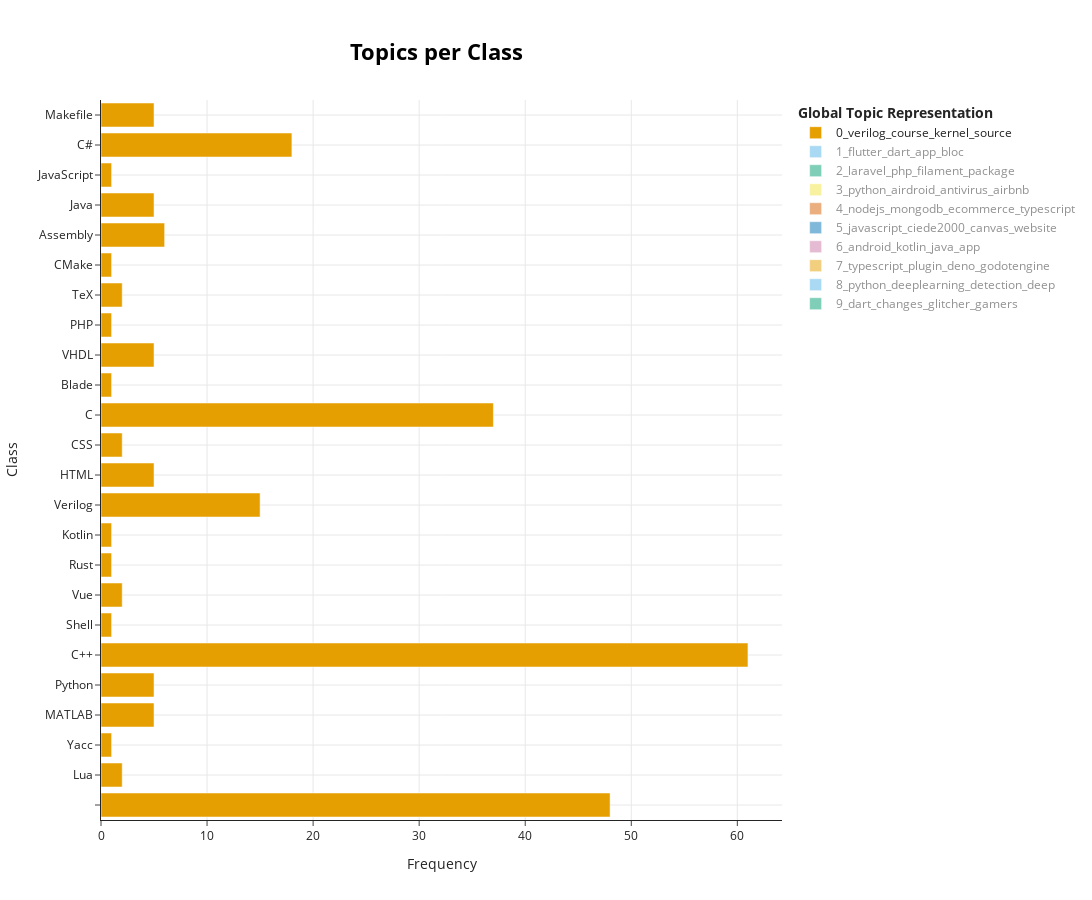

The notebook cell this image was saved under:
### Code cell
topics_per_lang = topic_model2.topics_per_class(docs, classes=language_classes)
topic_model2.visualize_topics_per_class(topics_per_lang)

### Figure 1 — Plotly figure (JSON) as saved in the notebook; plotly's stock layout.template omitted (floating-point values rounded to 4 significant figures)
{"data": [{"hoverinfo": "text", "hovertext": ["<b>Topic 0</b><br>Words: list, resources, computer, awesome, science", "<b>Topic 0</b><br>Words: hyprland, state, lua, hyprlandconfig, dynamicdata", "<b>Topic 0</b><br>Words: yacc, programminglanguage, less, lex, compiler", "<b>Topic 0</b><br>Words: matlab, communication, modulation, demodulation, gramschmidt", "<b>Topic 0</b><br>Words: vehicle, water, smart, agriculture, igcse", "<b>Topic 0</b><br>Words: structures, cpp, algorithms, course, data", "<b>Topic 0</b><br>Words: v13, hyperledger, fabric, course, blockchain", "<b>Topic 0</b><br>Words: vue, quizzes, hackathonproject, cmp2022, threejsexample", "<b>Topic 0</b><br>Words: utiliy, connections, stored, wifi, show", "<b>Topic 0</b><br>Words: qr, scanner, decrypt, kotlinbased, parse", "<b>Topic 0</b><br>Words: verilog, encryption, fpga, aes256, aes192", "<b>Topic 0</b><br>Words: higher, gem, awesome, html, competitive", "<b>Topic 0</b><br>Words: onlinelearning, day, cv, students, dotnet8", "<b>Topic 0</b><br>Words: kernel, xiaomi, source, gaming, lawrun", "<b>Topic 0</b><br>Words: blade, college, engineering, software, repository", "<b>Topic 0</b><br>Words: vhdl, processor, assembler, 5stage, 32bit", "<b>Topic 0</b><br>Words: privileges, activated, bunny, oversight, teacherprovided", "<b>Topic 0</b><br>Words: vlsi, tex, latex, dmet901, vlsiphysicaldesign", "<b>Topic 0</b><br>Words: cmake, ros, field, robotics, people", "<b>Topic 0</b><br>Words: assembly, 8086, blobbyvolley, learned, assembly8086", "<b>Topic 0</b><br>Words: quarkus, temporal, java, scheduling, fcfsscheduling", "<b>Topic 0</b><br>Words: administrative, students, calculationselc, empowering, reducing", "<b>Topic 0</b><br>Words: csharp, algebra, cefsharp, browser, createbrowser", "<b>Topic 0</b><br>Words: makefile, 1sheeld, board, firmware, updates"], "marker": {"color": "#E69F00"}, "name": "0_verilog_course_kernel_source", "orientation": "h", "type": "bar", "visible": true, "x": [48, 2, 1, 5, 5, 61, 1, 2, 1, 1, 15, 5, 2, 37, 1, 5, 1, 2, 1, 6, 5, 1, 18, 5], "y": ["", "Lua", "Yacc", "MATLAB", "Python", "C++", "Shell", "Vue", "Rust", "Kotlin", "Verilog", "HTML", "CSS", "C", "Blade", "VHDL", "PHP", "TeX", "CMake", "Assembly", "Java", "JavaScript", "C#", "Makefile"]}, {"hoverinfo": "text", "hovertext": ["<b>Topic 1</b><br>Words: academies, yearbook, june, revolutionizing, walk", "<b>Topic 1</b><br>Words: chatgpt, flutter, app, dart, bloc", "<b>Topic 1</b><br>Words: reminders, firebaseauth, flutter, share, dart", "<b>Topic 1</b><br>Words: flutter, dart, app, bloc, firebase", "<b>Topic 1</b><br>Words: maps, android, firebase, listview, cardview"], "marker": {"color": "#56B4E9"}, "name": "1_flutter_dart_app_bloc", "orientation": "h", "type": "bar", "visible": "legendonly", "x": [2, 1, 2, 77, 3], "y": ["", "C++", "Kotlin", "Dart", "Java"]}, {"hoverinfo": "text", "hovertext": ["<b>Topic 2</b><br>Words: mod, jokers, balatro, adds, lua", "<b>Topic 2</b><br>Words: laravelartisan, cool, beautiful, kids, vue", "<b>Topic 2</b><br>Words: resource, human, laravel, based, management", "<b>Topic 2</b><br>Words: laravel, frontend, php, draganddrop, laravelcmsfrontendbuilder", "<b>Topic 2</b><br>Words: laravel, authorization, multi, blade, jquery", "<b>Topic 2</b><br>Words: laravel, php, filament, package, admin", "<b>Topic 2</b><br>Words: laravel, gym, php, manager, admin"], "marker": {"color": "#009E73"}, "name": "2_laravel_php_filament_package", "orientation": "h", "type": "bar", "visible": "legendonly", "x": [1, 1, 1, 1, 2, 47, 4], "y": ["Lua", "Vue", "HTML", "CSS", "Blade", "PHP", "JavaScript"]}, {"hoverinfo": "text", "hovertext": ["<b>Topic 3</b><br>Words: python, airdroid, antivirus, airbnb, windows"], "marker": {"color": "#F0E442"}, "name": "3_python_airdroid_antivirus_airbnb", "orientation": "h", "type": "bar", "visible": "legendonly", "x": [55], "y": ["Python"]}, {"hoverinfo": "text", "hovertext": ["<b>Topic 4</b><br>Words: cartoview, gis, geonode, sdi, geospatial", "<b>Topic 4</b><br>Words: travelers, ejs, know, place, want", "<b>Topic 4</b><br>Words: distributed, go, file, database, system", "<b>Topic 4</b><br>Words: ecommerce, plants, html, userfriendly, platform", "<b>Topic 4</b><br>Words: holochain, basic, crm, angular7, handlebars", "<b>Topic 4</b><br>Words: continuous, sharing, blade, visual, content", "<b>Topic 4</b><br>Words: versedb, isnt, unmatched, versedatabase, empowers", "<b>Topic 4</b><br>Words: typescript, nodejs, mongodb, ecommerce, nestjs", "<b>Topic 4</b><br>Words: jakarta, tailwind, namely, ee, jakartaee", "<b>Topic 4</b><br>Words: nodejs, mongodb, javascript, ecommerce, expressjs", "<b>Topic 4</b><br>Words: clusters, kafka, scss, multiple, dashboard"], "marker": {"color": "#D55E00"}, "name": "4_nodejs_mongodb_ecommerce_typescript", "orientation": "h", "type": "bar", "visible": "legendonly", "x": [1, 1, 1, 7, 2, 1, 1, 17, 1, 21, 1], "y": ["Python", "EJS", "Go", "HTML", "CSS", "Blade", "MDX", "TypeScript", "Java", "JavaScript", "SCSS"]}, {"hoverinfo": "text", "hovertext": ["<b>Topic 5</b><br>Words: viewerjs, document, reader, javascript, ciede2000", "<b>Topic 5</b><br>Words: ejs, javascript, ciede2000, canvas, website", "<b>Topic 5</b><br>Words: javascript, ciede2000, canvas, website, cie"], "marker": {"color": "#0072B2"}, "name": "5_javascript_ciede2000_canvas_website", "orientation": "h", "type": "bar", "visible": "legendonly", "x": [1, 1, 50], "y": ["", "EJS", "JavaScript"]}, {"hoverinfo": "text", "hovertext": ["<b>Topic 6</b><br>Words: android, restaurant, interview, shawermaelheap, informations", "<b>Topic 6</b><br>Words: debugger, jadx, frida, inspection, decompiler", "<b>Topic 6</b><br>Words: accessories, shields, smartphones, interact, communicate", "<b>Topic 6</b><br>Words: extensive, dex, optimizations, recompile, packages", "<b>Topic 6</b><br>Words: android, kotlin, coroutines, navigation, roomdatabase", "<b>Topic 6</b><br>Words: exploitation, autotriage, ctfd, genymotion, installation", "<b>Topic 6</b><br>Words: android, java, user, kotlin, product", "<b>Topic 6</b><br>Words: bdd, kmm, android, developer, kotlin", "<b>Topic 6</b><br>Words: cardboard, vr, integrated, reality, devices"], "marker": {"color": "#CC79A7"}, "name": "6_android_kotlin_java_app", "orientation": "h", "type": "bar", "visible": "legendonly", "x": [4, 1, 1, 1, 22, 1, 19, 1, 1], "y": ["", "Python", "C++", "Shell", "Kotlin", "HTML", "Java", "JavaScript", "ShaderLab"]}, {"hoverinfo": "text", "hovertext": ["<b>Topic 7</b><br>Words: godotengine, godot, gdscript, godotgame, godotplugin", "<b>Topic 7</b><br>Words: typescript, plugin, deno, cronjob, cron", "<b>Topic 7</b><br>Words: showcase, walkthrough, tour, nativescript, building"], "marker": {"color": "#E69F00"}, "name": "7_typescript_plugin_deno_godotengine", "orientation": "h", "type": "bar", "visible": "legendonly", "x": [1, 49, 1], "y": ["GDScript", "TypeScript", "JavaScript"]}, {"hoverinfo": "text", "hovertext": ["<b>Topic 8</b><br>Words: psnr, ssim, gaussian, plate, image", "<b>Topic 8</b><br>Words: python, deeplearning, detection, computervision, deep", "<b>Topic 8</b><br>Words: chip, cnn, cnnaccelerator, optimizingaccelerating, gray", "<b>Topic 8</b><br>Words: emotion, textbased, tex, detection, project", "<b>Topic 8</b><br>Words: csv, digitizing, converting, handwrittenprinted, programs", "<b>Topic 8</b><br>Words: systemverilog, systolic, arrays, accelerator, cnn", "<b>Topic 8</b><br>Words: youonlylookonce, tinyyolo, tiny, albiruniml, yolo"], "marker": {"color": "#56B4E9"}, "name": "8_python_deeplearning_detection_deep", "orientation": "h", "type": "bar", "visible": "legendonly", "x": [3, 39, 1, 1, 1, 1, 1], "y": ["", "Python", "VHDL", "TeX", "Java", "SystemVerilog", "C#"]}, {"hoverinfo": "text", "hovertext": ["<b>Topic 9</b><br>Words: dart, terminal, gamers, inspector, glitcher"], "marker": {"color": "#009E73"}, "name": "9_dart_changes_glitcher_gamers", "orientation": "h", "type": "bar", "visible": "legendonly", "x": [46], "y": ["Dart"]}], "layout": {"height": 900, "hoverlabel": {"bgcolor": "white", "font": {"family": "Rockwell", "size": 16}}, "legend": {"title": {"text": "<b>Global Topic Representation"}}, "title": {"font": {"color": "Black", "size": 22}, "text": "<b>Topics per Class</b>", "x": 0.4, "xanchor": "center", "y": 0.95, "yanchor": "top"}, "width": 1250, "xaxis": {"showgrid": true, "title": {"text": "Frequency"}}, "yaxis": {"showgrid": true, "title": {"text": "Class"}}}}
